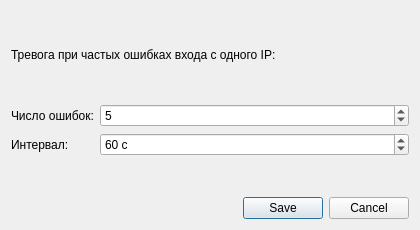
<?xml version="1.0" encoding="UTF-8"?>
<ui version="4.0">
  <class>RulesDialog</class>
  <widget class="QDialog" name="RulesDialog">
    <property name="geometry">
      <rect>
        <x>0</x>
        <y>0</y>
        <width>420</width>
        <height>230</height>
      </rect>
    </property>
    <property name="windowTitle">
      <string>Правило обнаружения</string>
    </property>
    <layout class="QVBoxLayout" name="dialogLayout">
      <item>
        <widget class="QLabel" name="description">
          <property name="text">
            <string>Тревога при частых ошибках входа с одного IP:</string>
          </property>
        </widget>
      </item>
      <item>
        <layout class="QFormLayout" name="rulesForm">
          <item row="0" column="0">
            <widget class="QLabel" name="thresholdTitle">
              <property name="text">
                <string>Число ошибок:</string>
              </property>
            </widget>
          </item>
          <item row="0" column="1">
            <widget class="QSpinBox" name="threshold">
              <property name="minimum">
                <number>2</number>
              </property>
              <property name="maximum">
                <number>20</number>
              </property>
              <property name="value">
                <number>5</number>
              </property>
            </widget>
          </item>
          <item row="1" column="0">
            <widget class="QLabel" name="windowTitleLabel">
              <property name="text">
                <string>Интервал:</string>
              </property>
            </widget>
          </item>
          <item row="1" column="1">
            <widget class="QSpinBox" name="window_seconds">
              <property name="minimum">
                <number>10</number>
              </property>
              <property name="maximum">
                <number>600</number>
              </property>
              <property name="value">
                <number>60</number>
              </property>
              <property name="suffix">
                <string> с</string>
              </property>
            </widget>
          </item>
        </layout>
      </item>
      <item>
        <widget class="QDialogButtonBox" name="buttons">
          <property name="standardButtons">
            <set>QDialogButtonBox::Save|QDialogButtonBox::Cancel</set>
          </property>
        </widget>
      </item>
    </layout>
  </widget>
  <resources />
  <connections />
</ui>
